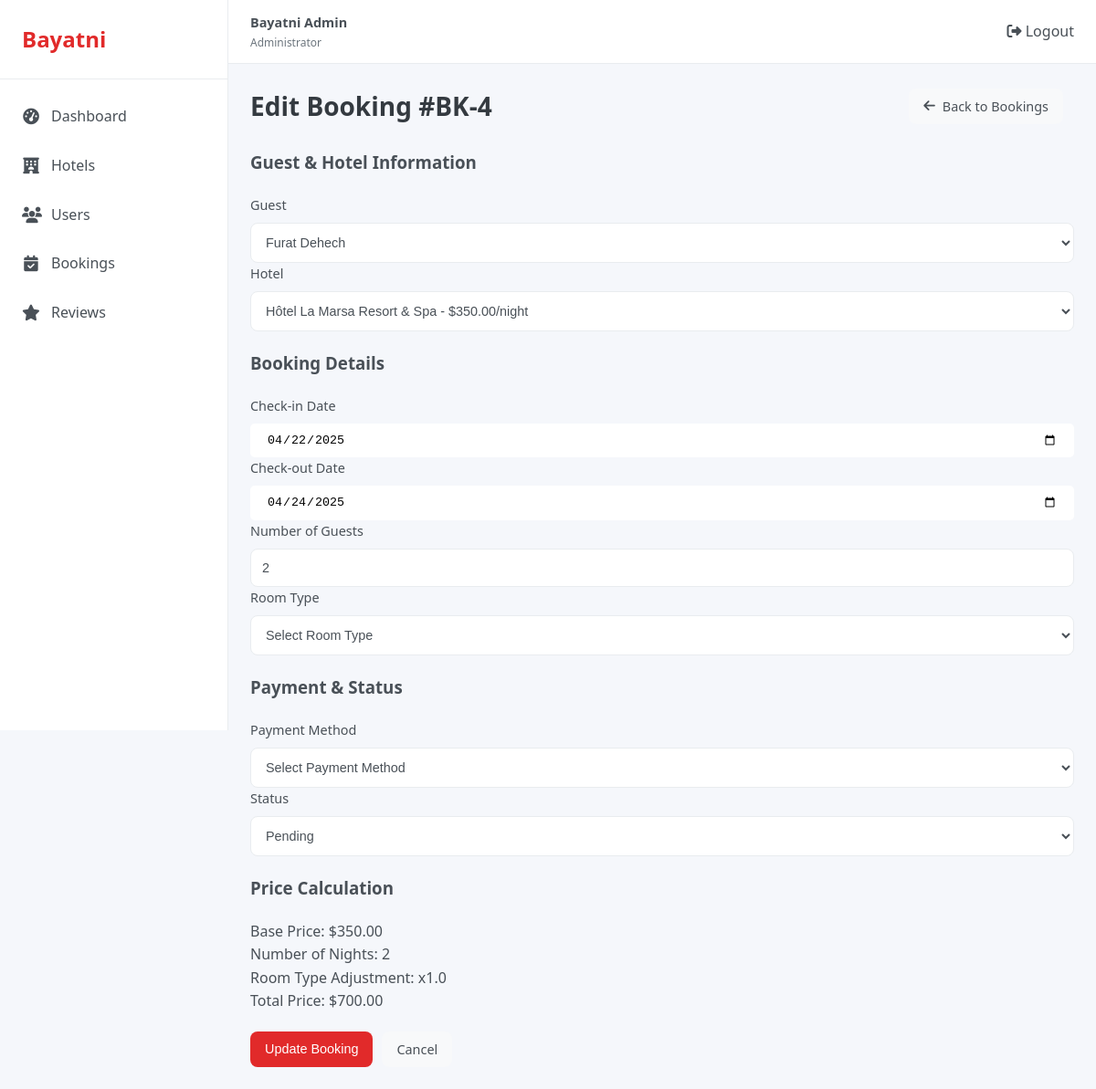
Page /admin/app/controllers/bookings/booking_edit.php?id=4 (signed in) on the committed database.
### tables this page shows
CREATE TABLE `bookings` (
  `id` int(11) NOT NULL,
  `user_id` int(11) NOT NULL,
  `hotel_id` int(11) NOT NULL,
  `check_in` date NOT NULL,
  `check_out` date NOT NULL,
  `guests` int(2) NOT NULL,
  `room_type` varchar(30) NOT NULL,
  `total_price` decimal(10,2) NOT NULL,
  `booking_date` timestamp NOT NULL DEFAULT current_timestamp(),
  `status` enum('confirmed','pending','cancelled','completed','no_show') NOT NULL DEFAULT 'confirmed',
  `payment_method` varchar(25) NOT NULL,
  `completed_at` timestamp NULL DEFAULT NULL
);

CREATE TABLE `users` (
  `id` int(11) NOT NULL,
  `firstname` varchar(30) NOT NULL,
  `lastname` varchar(30) NOT NULL,
  `fullname` varchar(100) NOT NULL,
  `birthday` date NOT NULL,
  `email` varchar(100) NOT NULL,
  `status` enum('active','suspended') NOT NULL,
  `password` varchar(255) NOT NULL,
  `card_number` varchar(16) NOT NULL,
  `card_name` varchar(100) NOT NULL,
  `card_expire` varchar(5) NOT NULL,
  `card_cvc` varchar(4) NOT NULL,
  `created_at` timestamp NOT NULL DEFAULT current_timestamp()
);

CREATE TABLE `hotels` (
  `id` int(11) NOT NULL,
  `title` varchar(100) NOT NULL,
  `location` varchar(100) NOT NULL,
  `price` decimal(10,2) NOT NULL,
  `rating` int(1) NOT NULL,
  `reviews_count` int(11) NOT NULL DEFAULT 0,
  `region` enum('tunis','hammamet','sousse','djerba','tabarka') NOT NULL,
  `image_url` varchar(255) NOT NULL,
  `features` varchar(255) DEFAULT NULL,
  `created_at` timestamp NOT NULL DEFAULT current_timestamp()
);

### admin/app/controllers/Bookings/booking_edit.php (the view, shortened to what this page needs)
<?php
require_once __DIR__ .'/../../../config/config.php';
$id = intval($_GET['id']);
$query = "SELECT b.*, u.fullname as guest_name, h.title as hotel_name, h.price as hotel_price
          FROM bookings b
          JOIN users u ON b.user_id = u.id
          JOIN hotels h ON b.hotel_id = h.id
          WHERE b.id = ?";
$stmt = $conn->prepare($query);
$stmt->bind_param("i", $id);
$stmt->execute();
$result = $stmt->get_result();
$booking = $result->fetch_assoc();
$usersQuery = "SELECT id, fullname FROM users ORDER BY fullname";
$usersResult = $conn->query($usersQuery);
$users = [];
if ($usersResult) {
    while ($row = $usersResult->fetch_assoc()) {
        $users[] = $row;
    }
}
$hotelsQuery = "SELECT id, title, price FROM hotels ORDER BY title";
$hotelsResult = $conn->query($hotelsQuery);
$hotels = [];
if ($hotelsResult) {
    while ($row = $hotelsResult->fetch_assoc()) {
        $hotels[] = $row;
    }
}
?>
<!DOCTYPE html>
<html lang="en">
<head>
    <link rel="stylesheet" href="../../../public/css/styles.css">
    <link rel="stylesheet" href="https://cdnjs.cloudflare.com/ajax/libs/font-awesome/6.4.0/css/all.min.css">
</head>
<body>
    <div class="dashboard">
    <?php include __DIR__ .'/../../../includes/sidebar.php'; ?>
        <main class="main-content">
        <?php include __DIR__ .'/../../../includes/header.php'; ?>
            <div class="dashboard-content">
                <div class="page-header">
                    <h1>Edit Booking #BK-<?php echo $id; ?></h1>
                    <a href="bookings.php" class="secondary-btn">
                        <i class="fas fa-arrow-left"></i> Back to Bookings
                    </a>
                </div>
                <div class="card">
                    <div class="card-body">
                        <form action="booking_edit.php?id=<?php echo $id; ?>" method="POST" class="form">
                            <div class="form-section">
                                <h3 style="margin-bottom:20px;">Guest & Hotel Information</h3>
                                <div class="form-row">
                                    <div class="form-group col-md-6">
                                        <label for="user_id">Guest</label>
                                        <select id="user_id" name="user_id" class="form-control" required>
                                            <?php foreach ($users as $user): ?>
                                            <option value="<?php echo $user['id']; ?>" <?php echo $booking['user_id'] == $user['id'] ? 'selected' : ''; ?>>
                                                <?php echo htmlspecialchars($user['fullname']); ?>
                                            </option>
                                            <?php endforeach; ?>
                                        </select>
                                    </div>
                                    <div class="form-group col-md-6">
                                        <label for="hotel_id">Hotel</label>
                                        <select id="hotel_id" name="hotel_id" class="form-control" required>
                                            <?php foreach ($hotels as $hotel): ?>
                                            <option value="<?php echo $hotel['id']; ?>" data-price="<?php echo $hotel['price']; ?>" <?php echo $booking['hotel_id'] == $hotel['id'] ? 'selected' : ''; ?>>
                                                <?php echo htmlspecialchars($hotel['title']); ?> - $<?php echo number_format($hotel['price'], 2); ?>/night
                                            </option>
                                            <?php endforeach; ?>
                                        </select>
                                    </div>
                                </div>
                            </div>
                            <div class="form-section">
                                <h3 style="margin-top:20px; margin-bottom:20px;">Booking Details</h3>
                                <div class="form-row">
                                    <div class="form-group col-md-6">
                                        <label for="check_in">Check-in Date</label>
                                        <input type="date" id="check_in" name="check_in" class="form-control" style="padding: 10px 18px; border-radius:5px; border:2px gray;" value="<?php echo htmlspecialchars($booking['check_in']); ?>" required>
                                    </div>
                                    <div class="form-group col-md-6">
                                        <label for="check_out">Check-out Date</label>
                                        <input type="date" id="check_out" name="check_out" class="form-control" style="padding: 10px 18px; border-radius:5px; border:2px gray;" value="<?php echo htmlspecialchars($booking['check_out']); ?>" required>
                                    </div>
                                </div>
                                <div class="form-row">
                                    <div class="form-group col-md-6">
                                        <label for="guests">Number of Guests</label>
                                        <input type="number" id="guests" name="guests" class="form-control" min="1" value="<?php echo htmlspecialchars($booking['guests']); ?>" required>
                                    </div>
                                    <div class="form-group col-md-6">
                                        <label for="room_type">Room Type</label>
                                        <select id="room_type" name="room_type" class="form-control" required>
                                            <option value="">Select Room Type</option>
                                        </select>
                                    </div>
                                </div>
                            </div>
                            <div class="form-section">
                                <h3 style="margin-top:20px; margin-bottom:20px;">Payment & Status</h3>
                                <div class="form-row">
                                    <div class="form-group col-md-6">
                                        <label for="payment_method">Payment Method</label>
                                        <select id="payment_method" name="payment_method" class="form-control" required>
                                            <option value="">Select Payment Method</option>
                                        </select>
                                    </div>
                                    <div class="form-group col-md-6">
                                        <label for="status">Status</label>
                                        <select id="status" name="status" class="form-control" required>
                                            <option value="pending" <?php echo $booking['status'] == 'pending' ? 'selected' : ''; ?>>Pending</option>
                                        </select>
                                    </div>
                                </div>
                            </div>
                            <div class="form-section">
                                <h3 style="margin-top:20px; margin-bottom:20px;">Price Calculation</h3>
                                <div class="price-calculator">
                                    <div class="price-row">
                                        <span>Base Price:</span>
                                        <span id="base-price">$<?php echo number_format($booking['hotel_price'], 2); ?></span>
                                    </div>
                                    <div class="price-row">
                                        <span>Number of Nights:</span>
                                        <span id="nights-count"><?php
                                            $checkInDate = new DateTime($booking['check_in']);
                                            $checkOutDate = new DateTime($booking['check_out']);
                                            $interval = $checkInDate->diff($checkOutDate);
                                            echo $interval->days;
                                        ?></span>
                                    </div>
                                    <div class="price-row">
                                        <span>Room Type Adjustment:</span>
                                        <span id="room-adjustment">x<?php
                                            $multiplier = 1;
                                            echo number_format($multiplier, 1);
                                        ?></span>
                                    </div>
                                    <div class="price-row total">
                                        <span>Total Price:</span>
                                        <span id="total-price">$<?php echo number_format($booking['total_price'], 2); ?></span>
                                    </div>
                                </div>
                            </div>
                            <div class="form-actions">
                                <button type="submit" class="primary-btn">Update Booking</button>
                                <a href="bookings.php" class="secondary-btn">Cancel</a>
                            </div>
                        </form>
                    </div>
                </div>
            </div>
        </main>
    </div>
</body>
</html>

### admin/public/css/styles.css (style rules this page uses)
:root { --primary-color: #e12a2a; --primary-light: #eef2ff; --secondary-color: #6c757d; --success-color: #28a745; --danger-color: #dc3545; --warning-color: #ffc107; --info-color: #17a2b8; --dark-color: #343a40; --light-color: #f8f9fa; --white-color: #ffffff; --sidebar-width: 250px; --header-height: 70px; --border-color: #e9ecef; --text-color: #495057; --text-muted: #6c757d; --shadow-sm: 0 0.125rem 0.25rem rgba(0, 0, 0, 0.075); --shadow: 0 0.5rem 1rem rgba(0, 0, 0, 0.15); --radius: 0.5rem; --transition: all 0.3s ease; }
* { margin: 0; padding: 0; box-sizing: border-box; }
body { font-family: 'Segoe UI', Tahoma, Geneva, Verdana, sans-serif; background-color: #f5f7fb; color: var(--text-color); line-height: 1.6; }
a { text-decoration: none; color: inherit; }
button { cursor: pointer; border: none; background: none; }
.dashboard { display: flex; min-height: 100vh; }
.main-content { flex: 1; margin-left: var(--sidebar-width); transition: var(--transition); }
.form-actions { display: flex; flex-direction: row; gap: 10px; margin-top: 20px; }
.dashboard-content { padding: 1.5rem; }
.page-header { display: flex; justify-content: space-between; align-items: center; margin-bottom: 1.5rem; }
.page-header h1 { font-size: 1.75rem; font-weight: 600; color: var(--dark-color); }
.primary-btn { background-color: var(--primary-color); color: var(--white-color); border-radius: var(--radius); padding: 0.5rem 1rem; font-size: 0.9rem; font-weight: 500; display: flex; align-items: center; transition: var(--transition); }
.secondary-btn { background-color: var(--light-color); color: var(--text-color); border-radius: var(--radius); padding: 0.5rem 1rem; font-size: 0.9rem; font-weight: 500; display: flex; align-items: center; transition: var(--transition); margin-right: 0.75rem; }
.secondary-btn i { margin-right: 0.5rem; }
.form-group { display: flex; flex-direction: column; }
.form-group label { font-size: 0.9rem; font-weight: 500; margin-bottom: 0.5rem; color: var(--text-color); }
.form-group input[type="text"], .form-group input[type="email"], .form-group input[type="password"], .form-group input[type="number"], .form-group input[type="url"], .form-group input[type="time"], .form-group select, .form-group textarea { padding: 0.75rem; border: 1px solid var(--border-color); border-radius: var(--radius); font-size: 0.9rem; color: var(--text-color); background-color: var(--white-color); outline: none; transition: var(--transition); }

### rows in the picture
bookings: user_id "Furat Dehech", hotel_id "Hôtel La Marsa Resort & Spa - $350.00/night", check_in "04/22/2025", check_out "04/24/2025", guests "2", status "Pending", hotel.price "350.00", check_in+check_out "2", total_price "700.00"

### other values in the picture
$id "4"
$multiplier "1.0"
